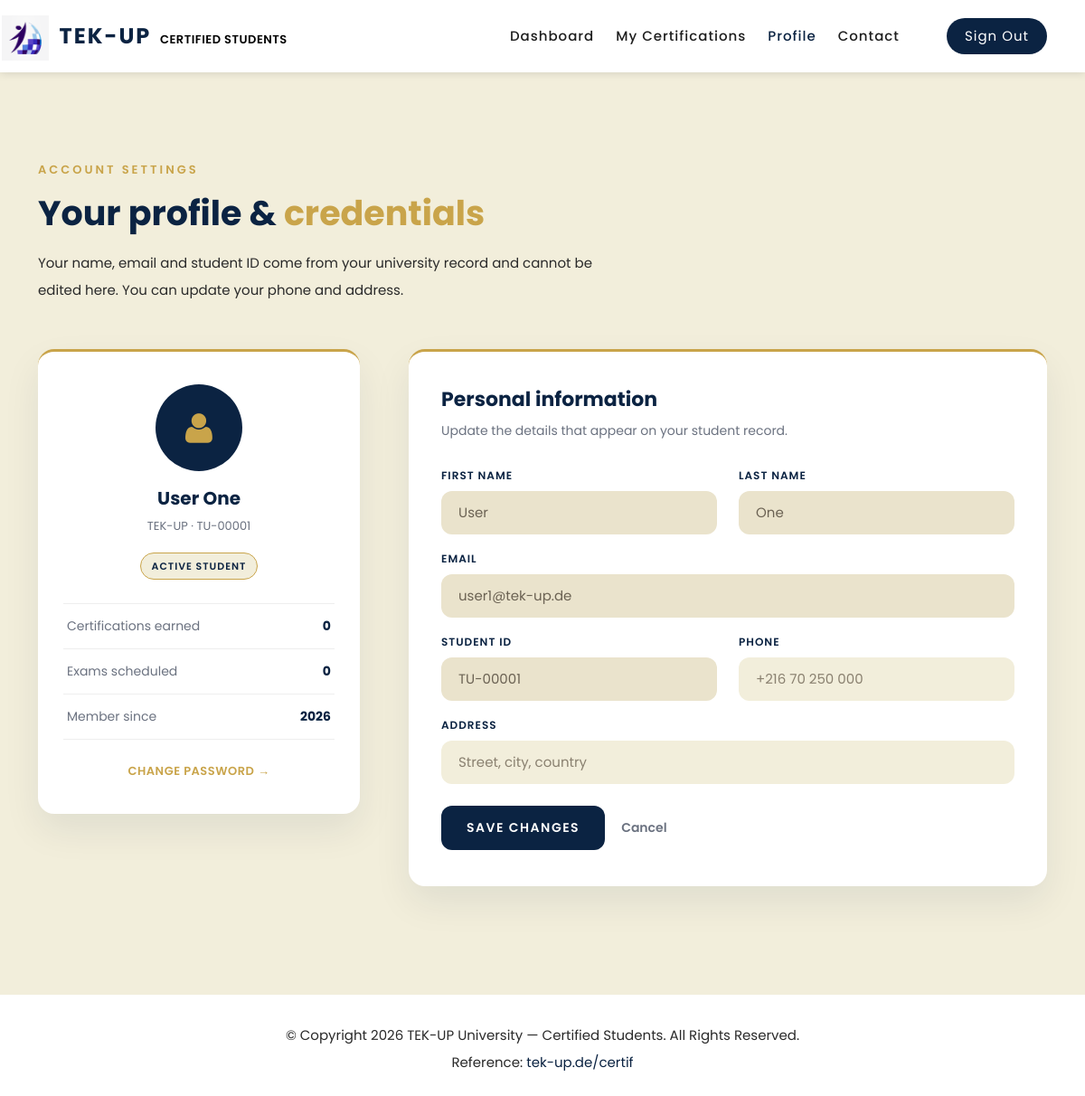
The app's page /profile.php (signed in) with its own data.
### tables this page shows
CREATE TABLE `users` (
  `id`         INT AUTO_INCREMENT PRIMARY KEY,
  `email`      VARCHAR(190) NOT NULL UNIQUE,
  `password`   VARCHAR(255) NOT NULL,
  `firstname`  VARCHAR(100) DEFAULT NULL,
  `lastname`   VARCHAR(100) DEFAULT NULL,
  `created_at` TIMESTAMP DEFAULT CURRENT_TIMESTAMP
);

### profile.php (the view, shortened to what this page needs)
<?php
require_once __DIR__ . '/includes/db.php';
$user_id    = (int) ($_SESSION['user']['id'] ?? 0);
$stmt = $pdo->prepare('SELECT id, email, firstname, lastname, created_at FROM users WHERE id = :id LIMIT 1');
$stmt->execute([':id' => $user_id]);
$user = $stmt->fetch();
$pstmt = $pdo->prepare('SELECT phone, address FROM profiles WHERE user_id = :id LIMIT 1');
$pstmt->execute([':id' => $user_id]);
$profile = $pstmt->fetch() ?: ['phone' => '', 'address' => ''];
$full_name  = trim(($user['firstname'] ?? '') . ' ' . ($user['lastname'] ?? '')) ?: 'Student';
$student_id = 'TU-' . str_pad((string) $user['id'], 5, '0', STR_PAD_LEFT);
$member_since_year = $user['created_at']
    ? date('Y', strtotime($user['created_at']))
    : date('Y');
require_once __DIR__ . '/includes/head.php';
require_once __DIR__ . '/includes/nav-portal.php';
?>
  <div class="profile-page section">
    <div class="container">
      <div class="row">
        <div class="col-lg-12 wow fadeInDown" data-wow-duration="1s" data-wow-delay="0.2s">
          <div class="profile-hello">
            <h6>Account Settings</h6>
            <h2>Your <em>profile</em> &amp; <span>credentials</span></h2>
            <p>Your name, email and student ID come from your university record and cannot be edited here. You can update your phone and address.</p>
          </div>
        </div>
      </div>
      <div class="row">
        <div class="col-lg-4 wow fadeInLeft" data-wow-duration="1s" data-wow-delay="0.3s">
          <aside class="profile-summary">
            <div class="profile-avatar">
              <i class="fa fa-user"></i>
            </div>
            <h3><?= htmlspecialchars($full_name) ?></h3>
            <p class="role">TEK-UP &middot; <?= htmlspecialchars($student_id) ?></p>
            <span class="status-badge">Active student</span>
            <ul class="profile-stats">
              <li>
                <span class="stat-label">Certifications earned</span>
                <span class="stat-value">0</span>
              </li>
              <li>
                <span class="stat-label">Exams scheduled</span>
                <span class="stat-value">0</span>
              </li>
              <li>
                <span class="stat-label">Member since</span>
                <span class="stat-value"><?= htmlspecialchars($member_since_year) ?></span>
              </li>
            </ul>
            <a href="#" class="profile-secondary-link">Change password &rarr;</a>
          </aside>
        </div>
        <div class="col-lg-8 wow fadeInRight" data-wow-duration="1s" data-wow-delay="0.3s">
          <form id="profile" action="profile.php" method="post" class="profile-form">
            <div class="profile-form-heading">
              <h3>Personal information</h3>
              <p>Update the details that appear on your student record.</p>
            </div>
            <div class="row">
              <div class="col-lg-6">
                <fieldset>
                  <label for="firstname">First name</label>
                  <input type="text" id="firstname" value="<?= htmlspecialchars($user['firstname']) ?>" disabled>
                </fieldset>
              </div>
              <div class="col-lg-6">
                <fieldset>
                  <label for="lastname">Last name</label>
                  <input type="text" id="lastname" value="<?= htmlspecialchars($user['lastname']) ?>" disabled>
                </fieldset>
              </div>
              <div class="col-lg-12">
                <fieldset>
                  <label for="email">Email</label>
                  <input type="email" id="email" value="<?= htmlspecialchars($user['email']) ?>" disabled>
                </fieldset>
              </div>
              <div class="col-lg-6">
                <fieldset>
                  <label for="studentid">Student ID</label>
                  <input type="text" id="studentid" value="<?= htmlspecialchars($student_id) ?>" disabled>
                </fieldset>
              </div>
              <div class="col-lg-6">
                <fieldset>
                  <label for="phone">Phone</label>
                  <input type="tel" name="phone" id="phone" placeholder="+216 70 250 000" autocomplete="tel" value="<?= htmlspecialchars($profile['phone'] ?? '') ?>">
                </fieldset>
              </div>
              <div class="col-lg-12">
                <fieldset>
                  <label for="address">Address</label>
                  <input type="text" name="address" id="address" placeholder="Street, city, country" autocomplete="street-address" value="<?= htmlspecialchars($profile['address'] ?? '') ?>">
                </fieldset>
              </div>
              <div class="col-lg-12 profile-form-actions">
                <button type="submit" class="main-button">Save changes</button>
                <a href="dashboard.php" class="cancel-link">Cancel</a>
              </div>
            </div>
          </form>
        </div>
      </div>
    </div>
  </div>
<?php require_once __DIR__ . '/includes/footer.php'; ?>

### records on screen
users: full_name "User One", id "TU-00001", created_at "2026", firstname "User", lastname "One", email "user1@tek-up.de"
